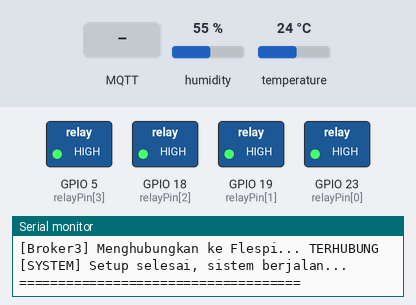
Simulated run of this sketch. Board: ESP32. Parts: switched loads named in the sketch (green lamp = pin HIGH), the last lines printed to the serial monitor. The test bench sets the inputs (shaded band); at power-on: humidity 55 %, temperature 24 °C. WiFi joins after 1.5 s; servers stay silent unless stated; random numbers use the default seed unless the sketch sets one; no MQTT or app messages arrive unless stated.

Above: at 3.8 s.
3.9 s: MQTT message "ON" arrives on the first subscribed topic
At 5.1 s:
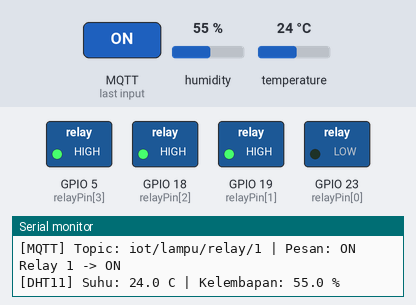
5.4 s: MQTT message "ON" arrives on the second subscribed topic
At 6.3 s:
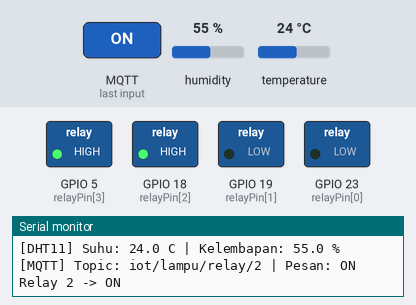
6.9 s: MQTT message "iot/lampu/relay/all" arrives on the first subscribed topic
At 7.5 s:
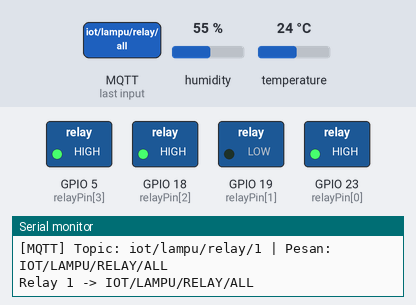
8.4 s: MQTT message "ON" arrives on the third subscribed topic
At 9.6 s:
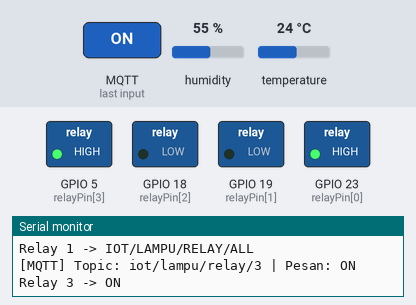
9.9 s: MQTT message "SEQUENTIAL" arrives on the second subscribed topic
At 10.9 s:
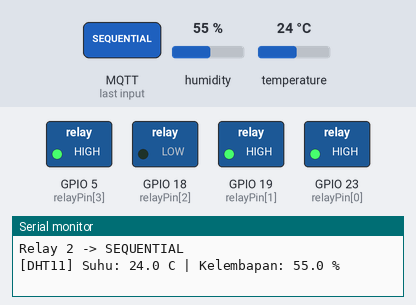
Timing chart, 0 to 12.9 s (numbered marks = the images above; inputs shaded):
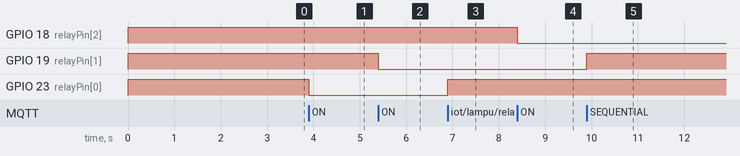

Measured:
- after the input at 3.9 s, GPIO 23 (relayPin[0]): HIGH → LOW at once
- after the input at 5.4 s, GPIO 19 (relayPin[1]): HIGH → LOW at once
- after the input at 6.9 s, GPIO 23 (relayPin[0]): LOW → HIGH at once
- after the input at 8.4 s, GPIO 18 (relayPin[2]): HIGH → LOW at once
- after the input at 9.9 s, GPIO 19 (relayPin[1]): LOW → HIGH at once

The sketch:

esp32_iot_firmware.ino
```cpp
/*
 * ============================================================
 *  SISTEM KENDALI IoT MULTI-BROKER
 *  ESP32 + DHT11 + 4 Relay
 *
 *  Broker 1 : test.mosquitto.org    (port 1883, tanpa auth)
 *  Broker 2 : chameleon.lmq.cloudamqp.com (port 8883, TLS)
 *  Broker 3 : mqtt.flespi.io (port 8883, TLS + token)
 *
 *  Pin:
 *    DHT11  -> GPIO 4
 *    Relay1 -> GPIO 23
 *    Relay2 -> GPIO 19
 *    Relay3 -> GPIO 18
 *    Relay4 -> GPIO 5
 * ============================================================
 *
 *  Library yang dibutuhkan (install via Library Manager):
 *    - PubSubClient by Nick O'Leary
 *    - DHT sensor library by Adafruit
 *    - Adafruit Unified Sensor
 * ============================================================
 */

#include <WiFi.h>
#include <WiFiClientSecure.h>
#include <PubSubClient.h>
#include <DHT.h>

// ============================================================
//  KONFIGURASI WiFi
// ============================================================
const char* WIFI_SSID     = "Sumur Tua";
const char* WIFI_PASSWORD = "gula_gulamanis@";

// ============================================================
//  KONFIGURASI PIN
// ============================================================
#define DHTPIN  4
#define DHTTYPE DHT11

int relayPin[4] = {23, 19, 18, 5};  // Relay 1-4

// ============================================================
//  KONFIGURASI BROKER 1 - test.mosquitto.org (tanpa auth)
// ============================================================
const char* BROKER1_HOST = "test.mosquitto.org";
const int   BROKER1_PORT = 1883;

// ============================================================
//  KONFIGURASI BROKER 2 - CloudAMQP / LavinMQ (TLS)
// ============================================================
const char* BROKER2_HOST = "chameleon.lmq.cloudamqp.com";
const int   BROKER2_PORT = 8883;
const char* BROKER2_USER = "butieoos:butieoos";
const char* BROKER2_PASS = "0W6gl0e1QgDCIr-FSpqgkvLKhHeHr-cj";

// ============================================================
//  KONFIGURASI BROKER 3 - Flespi (TLS + token)
//  Username = token Flespi, Password = kosong
// ============================================================
const char* BROKER3_HOST = "mqtt.flespi.io";
const int   BROKER3_PORT = 8883;
const char* BROKER3_USER = "luXv03hboawBqlCMYVRUMap7Hxrg54fqgA355rvStF6ODtdarBk0D3c3YTf8zxSI";
const char* BROKER3_PASS = "";

// ============================================================
//  TOPIC MQTT
// ============================================================
// Publish (ESP32 -> Broker)
const char* TOPIC_SUHU       = "iot/lampu/suhu";
const char* TOPIC_KELEMBAPAN = "iot/lampu/kelembapan";
const char* TOPIC_STATUS     = "iot/lampu/status";

// Subscribe (Broker -> ESP32)
const char* TOPIC_RELAY1  = "iot/lampu/relay/1";
const char* TOPIC_RELAY2  = "iot/lampu/relay/2";
const char* TOPIC_RELAY3  = "iot/lampu/relay/3";
const char* TOPIC_RELAY4  = "iot/lampu/relay/4";
const char* TOPIC_POLA    = "iot/lampu/pola";   // "sequential" atau "strobo"

// ============================================================
//  INISIALISASI OBJEK
// ============================================================
DHT dht(DHTPIN, DHTTYPE);

// Broker 1 pakai WiFiClient biasa (tanpa TLS)
WiFiClient       wifiClient1;

// Broker 2 & 3 pakai WiFiClientSecure (TLS port 8883)
WiFiClientSecure wifiClient2;
WiFiClientSecure wifiClient3;

PubSubClient mqtt1(wifiClient1);  // Mosquitto
PubSubClient mqtt2(wifiClient2);  // CloudAMQP
PubSubClient mqtt3(wifiClient3);  // Flespi

// ============================================================
//  VARIABEL GLOBAL
// ============================================================
unsigned long lastSensorPublish = 0;
const long    SENSOR_INTERVAL   = 5000;  // Kirim data sensor tiap 5 detik

unsigned long lastPolaMillis = 0;
bool          polaAktif      = false;
String        polaMode       = "";
int           polaStep       = 0;
const long    POLA_INTERVAL  = 300;

// ============================================================
//  CALLBACK - Dipanggil saat ada pesan masuk dari broker
// ============================================================
void mqttCallback(char* topic, byte* payload, unsigned int length) {
  String pesan = "";
  for (unsigned int i = 0; i < length; i++) {
    pesan += (char)payload[i];
  }
  pesan.toUpperCase();

  String topicStr = String(topic);

  Serial.print("[MQTT] Topic: ");
  Serial.print(topicStr);
  Serial.print(" | Pesan: ");
  Serial.println(pesan);

  // --- Kendali Relay individual ---
  if (topicStr == TOPIC_RELAY1) {
    digitalWrite(relayPin[0], pesan == "ON" ? LOW : HIGH);
    Serial.println("Relay 1 -> " + pesan);
  }
  else if (topicStr == TOPIC_RELAY2) {
    digitalWrite(relayPin[1], pesan == "ON" ? LOW : HIGH);
    Serial.println("Relay 2 -> " + pesan);
  }
  else if (topicStr == TOPIC_RELAY3) {
    digitalWrite(relayPin[2], pesan == "ON" ? LOW : HIGH);
    Serial.println("Relay 3 -> " + pesan);
  }
  else if (topicStr == TOPIC_RELAY4) {
    digitalWrite(relayPin[3], pesan == "ON" ? LOW : HIGH);
    Serial.println("Relay 4 -> " + pesan);
  }

  // --- Kendali semua relay sekaligus ---
  else if (topicStr == "iot/lampu/relay/all") {
    bool state = (pesan == "ON") ? LOW : HIGH;
    for (int i = 0; i < 4; i++) {
      digitalWrite(relayPin[i], state);
    }
    Serial.println("Semua relay -> " + pesan);
  }

  // --- Kendali Pola ---
  else if (topicStr == TOPIC_POLA) {
    if (pesan == "SEQUENTIAL") {
      polaAktif = true;
      polaMode  = "sequential";
      polaStep  = 0;
      Serial.println("[POLA] Mode: Sequential (kiri ke kanan)");
    }
    else if (pesan == "STROBO") {
      polaAktif = true;
      polaMode  = "strobo";
      polaStep  = 0;
      Serial.println("[POLA] Mode: Strobo");
    }
    else if (pesan == "STOP") {
      polaAktif = false;
      polaMode  = "";
      for (int i = 0; i < 4; i++) digitalWrite(relayPin[i], HIGH);
      Serial.println("[POLA] Dihentikan, semua relay OFF");
    }
  }
}

// ============================================================
//  FUNGSI SUBSCRIBE - Subscribe ke semua topic kendali
// ============================================================
void subscribeTopics(PubSubClient &client) {
  client.subscribe(TOPIC_RELAY1);
  client.subscribe(TOPIC_RELAY2);
  client.subscribe(TOPIC_RELAY3);
  client.subscribe(TOPIC_RELAY4);
  client.subscribe(TOPIC_POLA);
  client.subscribe("iot/lampu/relay/all");
}

// ============================================================
//  KONEKSI BROKER 1 - test.mosquitto.org
// ============================================================
void connectBroker1() {
  if (mqtt1.connected()) return;

  Serial.print("[Broker1] Menghubungkan ke test.mosquitto.org...");
  String clientId = "ESP32_Broker1_" + String(random(0xffff), HEX);

  if (mqtt1.connect(clientId.c_str())) {
    Serial.println(" TERHUBUNG");
    subscribeTopics(mqtt1);
    mqtt1.publish(TOPIC_STATUS, "ESP32 Broker1 Online");
  } else {
    Serial.print(" GAGAL, rc=");
    Serial.println(mqtt1.state());
  }
}

// ============================================================
//  KONEKSI BROKER 2 - CloudAMQP (TLS)
// ============================================================
void connectBroker2() {
  if (mqtt2.connected()) return;

  Serial.print("[Broker2] Menghubungkan ke CloudAMQP...");
  String clientId = "ESP32_Broker2_" + String(random(0xffff), HEX);

  if (mqtt2.connect(clientId.c_str(), BROKER2_USER, BROKER2_PASS)) {
    Serial.println(" TERHUBUNG");
    subscribeTopics(mqtt2);
    mqtt2.publish(TOPIC_STATUS, "ESP32 Broker2 Online");
  } else {
    Serial.print(" GAGAL, rc=");
    Serial.println(mqtt2.state());
  }
}

// ============================================================
//  KONEKSI BROKER 3 - Flespi (TLS + token)
// ============================================================
void connectBroker3() {
  if (mqtt3.connected()) return;

  Serial.print("[Broker3] Menghubungkan ke Flespi...");
  String clientId = "ESP32_Broker3_" + String(random(0xffff), HEX);

  if (mqtt3.connect(clientId.c_str(), BROKER3_USER, BROKER3_PASS)) {
    Serial.println(" TERHUBUNG");
    subscribeTopics(mqtt3);
    mqtt3.publish(TOPIC_STATUS, "ESP32 Broker3 Online");
  } else {
    Serial.print(" GAGAL, rc=");
    Serial.println(mqtt3.state());
  }
}

// ============================================================
//  PUBLISH KE 3 BROKER SEKALIGUS
// ============================================================
void publishAll(const char* topic, const char* payload) {
  if (mqtt1.connected()) mqtt1.publish(topic, payload);
  if (mqtt2.connected()) mqtt2.publish(topic, payload);
  if (mqtt3.connected()) mqtt3.publish(topic, payload);
}

// ============================================================
//  BACA DAN KIRIM DATA SENSOR DHT11
// ============================================================
void bacaDanKirimSensor() {
  float suhu       = dht.readTemperature();
  float kelembapan = dht.readHumidity();

  if (isnan(suhu) || isnan(kelembapan)) {
    Serial.println("[DHT11] Gagal membaca sensor!");
    return;
  }

  char bufSuhu[10], bufKelembapan[10];
  dtostrf(suhu,       4, 1, bufSuhu);
  dtostrf(kelembapan, 4, 1, bufKelembapan);

  Serial.print("[DHT11] Suhu: ");
  Serial.print(bufSuhu);
  Serial.print(" C | Kelembapan: ");
  Serial.print(bufKelembapan);
  Serial.println(" %");

  publishAll(TOPIC_SUHU,       bufSuhu);
  publishAll(TOPIC_KELEMBAPAN, bufKelembapan);
}

// ============================================================
//  POLA 1 - SEQUENTIAL (Kiri ke Kanan)
// ============================================================
void jalankanPolaSequential() {
  if (millis() - lastPolaMillis < POLA_INTERVAL) return;
  lastPolaMillis = millis();

  switch (polaStep % 8) {
    case 0: digitalWrite(relayPin[0], LOW);  break;  // R1 ON
    case 1: digitalWrite(relayPin[1], LOW);  break;  // R2 ON
    case 2: digitalWrite(relayPin[2], LOW);  break;  // R3 ON
    case 3: digitalWrite(relayPin[3], LOW);  break;  // R4 ON
    case 4: digitalWrite(relayPin[3], HIGH); break;  // R4 OFF
    case 5: digitalWrite(relayPin[2], HIGH); break;  // R3 OFF
    case 6: digitalWrite(relayPin[1], HIGH); break;  // R2 OFF
    case 7: digitalWrite(relayPin[0], HIGH); break;  // R1 OFF
  }
  polaStep++;
}

// ============================================================
//  POLA 2 - STROBO (Kedip Bergantian)
// ============================================================
void jalankanPolaStrobo() {
  if (millis() - lastPolaMillis < 150) return;
  lastPolaMillis = millis();

  if (polaStep % 2 == 0) {
    digitalWrite(relayPin[0], LOW);   // R1 ON
    digitalWrite(relayPin[2], LOW);   // R3 ON
    digitalWrite(relayPin[1], HIGH);  // R2 OFF
    digitalWrite(relayPin[3], HIGH);  // R4 OFF
  } else {
    digitalWrite(relayPin[1], LOW);   // R2 ON
    digitalWrite(relayPin[3], LOW);   // R4 ON
    digitalWrite(relayPin[0], HIGH);  // R1 OFF
    digitalWrite(relayPin[2], HIGH);  // R3 OFF
  }
  polaStep++;
}

// ============================================================
//  SETUP
// ============================================================
void setup() {
  Serial.begin(115200);
  Serial.println("\n====================================");
  Serial.println("  Sistem IoT Multi-Broker ESP32");
  Serial.println("====================================");

  for (int i = 0; i < 4; i++) {
    pinMode(relayPin[i], OUTPUT);
    digitalWrite(relayPin[i], HIGH);
  }
  Serial.println("[RELAY] 4 relay diinisialisasi -> OFF");

  dht.begin();
  Serial.println("[DHT11] Sensor diinisialisasi");

  Serial.print("[WiFi] Menghubungkan ke ");
  Serial.print(WIFI_SSID);
  WiFi.begin(WIFI_SSID, WIFI_PASSWORD);
  while (WiFi.status() != WL_CONNECTED) {
    delay(500);
    Serial.print(".");
  }
  Serial.println("\n[WiFi] TERHUBUNG!");
  Serial.print("[WiFi] IP Address: ");
  Serial.println(WiFi.localIP());

  // Bypass verifikasi sertifikat TLS untuk Broker 2 & 3
  wifiClient2.setInsecure();
  wifiClient3.setInsecure();

  mqtt1.setServer(BROKER1_HOST, BROKER1_PORT);
  mqtt1.setCallback(mqttCallback);

  mqtt2.setServer(BROKER2_HOST, BROKER2_PORT);
  mqtt2.setCallback(mqttCallback);

  mqtt3.setServer(BROKER3_HOST, BROKER3_PORT);
  mqtt3.setCallback(mqttCallback);

  connectBroker1();
  delay(500);
  connectBroker2();
  delay(500);
  connectBroker3();

  Serial.println("\n[SYSTEM] Setup selesai, sistem berjalan...");
  Serial.println("====================================");
}

// ============================================================
//  LOOP UTAMA
// ============================================================
void loop() {
  if (!mqtt1.connected()) connectBroker1();
  if (!mqtt2.connected()) connectBroker2();
  if (!mqtt3.connected()) connectBroker3();

  mqtt1.loop();
  mqtt2.loop();
  mqtt3.loop();

  if (millis() - lastSensorPublish >= SENSOR_INTERVAL) {
    lastSensorPublish = millis();
    bacaDanKirimSensor();
  }

  if (polaAktif) {
    if (polaMode == "sequential") {
      jalankanPolaSequential();
    } else if (polaMode == "strobo") {
      jalankanPolaStrobo();
    }
  }
}
```
